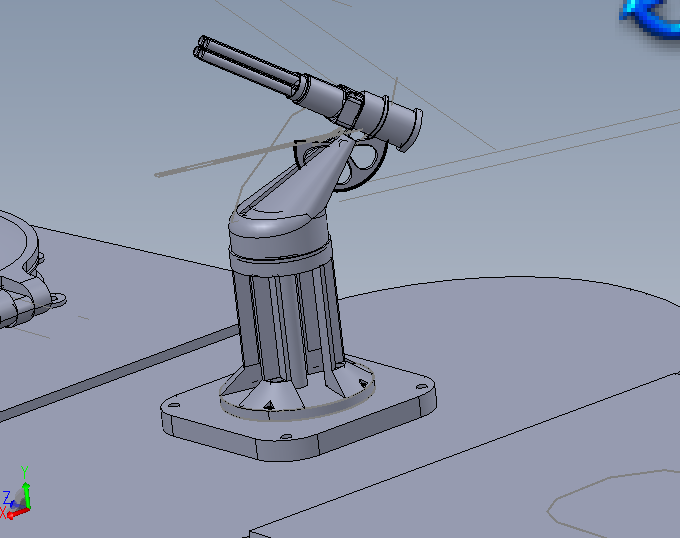
//> input picture turret.png, 680 x 538 px
$ ./SimpleImageTestMat   (built with g++ and OpenCV 4)
//> lines starting //> are read from the running program, lines starting //| are printed output that depends on the picture; after the words box and inside, x2 and y2 are one past the last pixel; in counts of white or black regions, pixels touching at a corner belong together

#include <cstdio>
#include <string>
#include <opencv/highgui.h>
#include <iostream>

using namespace cv;
using namespace std;


int main(int argc, char ** argv)
{
	int CalibCircleRadius = 50;

	// Load the image from file
	Mat SignalImage = imread("turret.png", CV_LOAD_IMAGE_UNCHANGED);
//> SignalImage is the input picture: 538 rows x 680 cols, CV_8UC3; mean B, G, R 168.8, 150.3, 142.1
	if(SignalImage.empty())
	{
		cout << "failed to load signal image" << endl;
		return -1;
	}

	//Draw the Circle
	Mat Circle = SignalImage.clone();
	Point imagecenter = Point(SignalImage.cols/2, SignalImage.rows/2);
//> imagecenter = Point(340, 269)
	Scalar circlecolor = CV_RGB(255,0,0);
	circle(Circle,imagecenter, CalibCircleRadius, circlecolor, 8, 0);
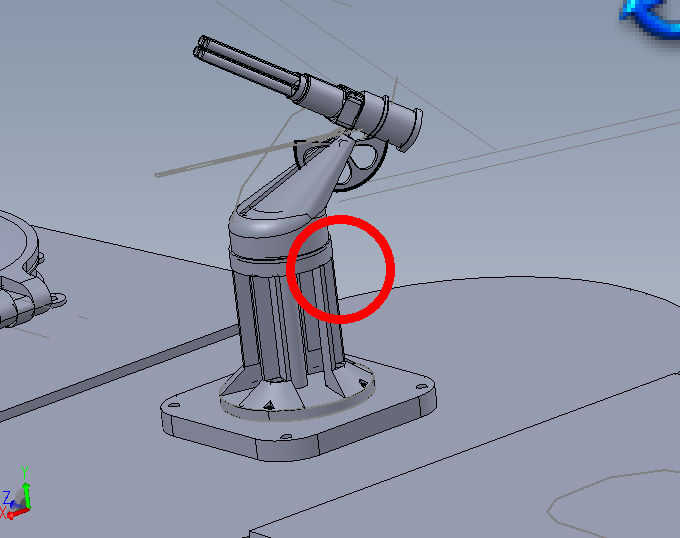
//> Circle: 538 rows x 680 cols, CV_8UC3; 0.77% of pixels changed, all inside (x1, y1, x2, y2) = (286, 215, 395, 324)
	//Show the Signal Image with Circle
	namedWindow("SignalImageCircle", CV_WINDOW_AUTOSIZE);
	imshow("SignalImageCircle", Circle);


	//Draw the Rectangle
	Mat Rectangle = SignalImage.clone();
	Point RectPt1 = Point((SignalImage.cols)/2 - CalibCircleRadius, (SignalImage.rows)/2 - CalibCircleRadius);
//> RectPt1 = Point(290, 219)
	Point RectPt2 = Point((SignalImage.cols)/2 + CalibCircleRadius, (SignalImage.rows)/2 + CalibCircleRadius);
//> RectPt2 = Point(390, 319)
	rectangle(Rectangle, RectPt1, RectPt2, circlecolor, 1, 8, 0);
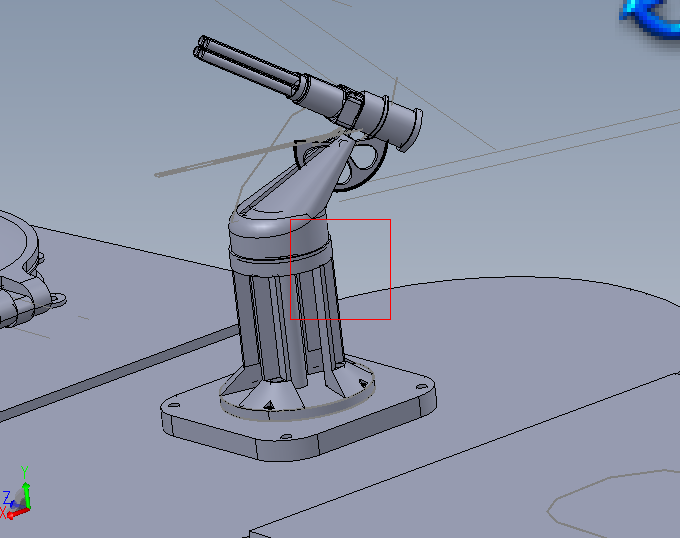
//> Rectangle: 538 rows x 680 cols, CV_8UC3; 0.11% of pixels changed, all inside (x1, y1, x2, y2) = (290, 219, 391, 320)
	//Show the Signal Image with Rectangle
	namedWindow("SignalImageRectangle", CV_WINDOW_AUTOSIZE);
	imshow("SignalImageRectangle", Rectangle);

	//Crop the Signal Image to the rectangle
	Mat croppedROI = SignalImage(Rect(RectPt1,RectPt2));
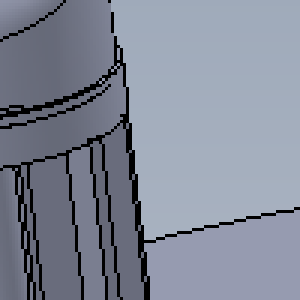
//> croppedROI: 100 rows x 100 cols, CV_8UC3 (shown 3 times larger); mean B, G, R 151.4, 136.2, 129.8
 	namedWindow("CroppedROI", CV_WINDOW_AUTOSIZE);
	imshow("CroppedROI", croppedROI);
	waitKey(0);

		return 0;
	}
